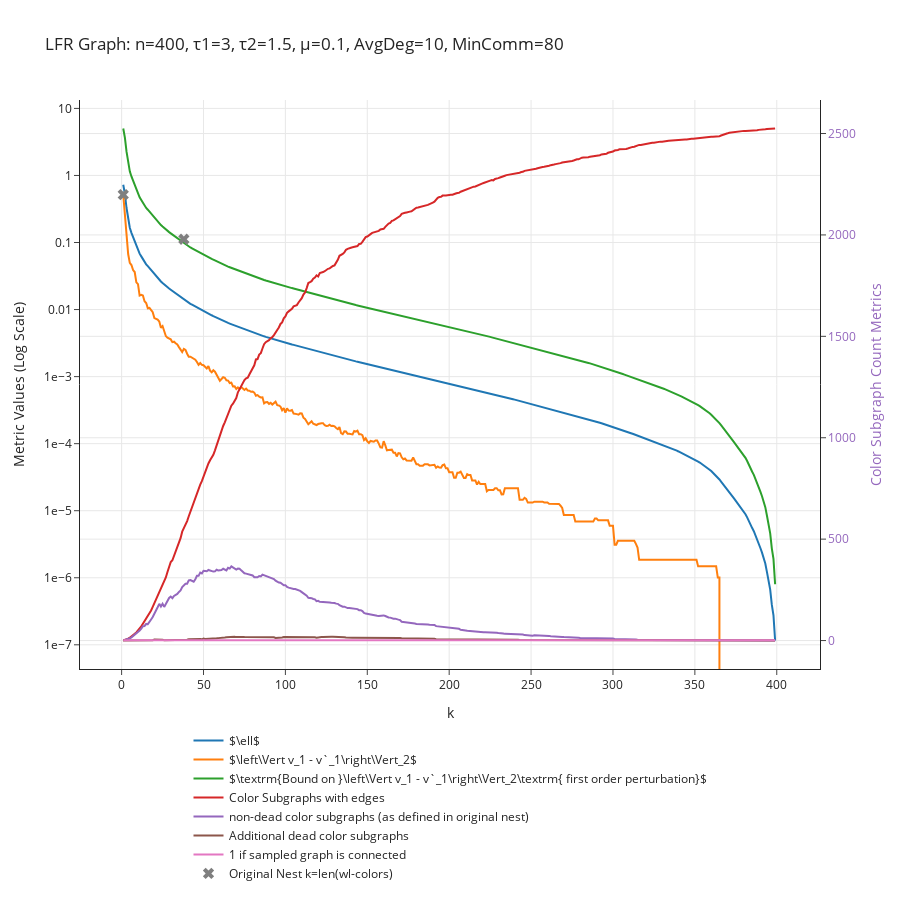

Notebook code cell kept with this figure:
### Markdown cell above
# LFR graphs exponential degree sequence

### Code cell
# Get a Graph
n = 400
tau1 = 3
tau2 = 1.5
mu = 0.1
G = nx.LFR_benchmark_graph(
    n, tau1, tau2, mu, average_degree=10, min_community=80, seed=10
)
G.remove_edges_from(nx.selfloop_edges(G))

data_dict = get_convergence_data_of_nest(G, min_cluster_size = 1, max_k=400)
plot_convergence_data(data_dict, f"LFR Graph: n={n}, τ1={tau1}, τ2={tau2}, μ={mu}, AvgDeg=10, MinComm=80")

### Figure 1 — Plotly figure (JSON) as saved in the notebook; plotly's stock layout.template omitted (floating-point values rounded to 4 significant figures; data arrays with more than 128 entries replaced by an {"elided": "..."} marker saying what was removed)
{"data": [{"mode": "lines", "name": "$\\ell$", "type": "scatter", "x": {"elided": "399 int values"}, "y": {"elided": "399 float values"}}, {"mode": "lines", "name": "$\\left\\Vert v_1 - v`_1\\right\\Vert_2$", "type": "scatter", "x": {"elided": "399 int values"}, "y": {"elided": "399 float values"}}, {"mode": "lines", "name": "$\\textrm{Bound on }\\left\\Vert v_1 - v`_1\\right\\Vert_2\\textrm{ first order perturbation}$", "type": "scatter", "x": {"elided": "399 int values"}, "y": {"elided": "399 float values"}}, {"mode": "lines", "name": "Color Subgraphs with edges", "type": "scatter", "x": {"elided": "399 int values"}, "y": {"elided": "399 int values"}, "yaxis": "y2"}, {"mode": "lines", "name": "non-dead color subgraphs (as defined in original nest)", "type": "scatter", "x": {"elided": "399 int values"}, "y": {"elided": "399 int values"}, "yaxis": "y2"}, {"mode": "lines", "name": "Additional dead color subgraphs", "type": "scatter", "x": {"elided": "399 int values"}, "y": {"elided": "399 int values"}, "yaxis": "y2"}, {"mode": "lines", "name": "1 if sampled graph is connected", "type": "scatter", "x": {"elided": "399 int values"}, "y": {"elided": "399 int values"}, "yaxis": "y2"}, {"marker": {"size": 10, "symbol": "x"}, "mode": "markers", "name": "Original Nest k=len(wl-colors)", "type": "scatter", "x": [1, 38, 400], "y": [0.5165, 0.1119, 0]}], "layout": {"height": 900, "hovermode": "closest", "legend": {"orientation": "h", "x": 0.5, "xanchor": "center", "y": -0.1, "yanchor": "top"}, "title": {"text": "LFR Graph: n=400, τ1=3, τ2=1.5, μ=0.1, AvgDeg=10, MinComm=80"}, "xaxis": {"title": {"text": "k"}}, "yaxis": {"exponentformat": "e", "title": {"text": "Metric Values (Log Scale)"}, "type": "log"}, "yaxis2": {"overlaying": "y", "side": "right", "tickfont": {"color": "rgba(148, 103, 189, 1)"}, "title": {"font": {"color": "rgba(148, 103, 189, 1)"}, "text": "Color Subgraph Count Metrics"}, "type": "linear"}}}
